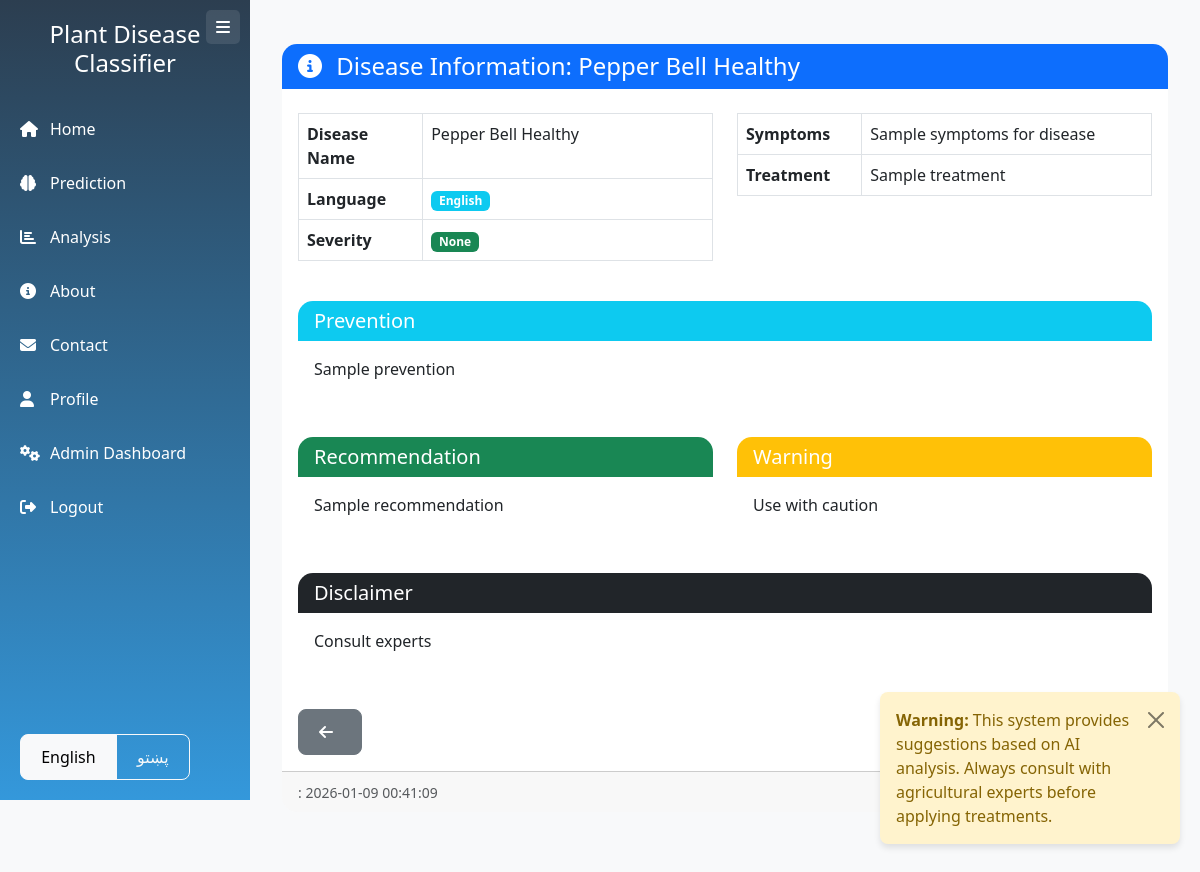
The app's page /admin/disease/view/1/en (signed in) with its own data.
### app.py (models this page shows)
class DiseaseInfo(db.Model):
    id = db.Column(db.Integer, primary_key=True)
    disease_id = db.Column(db.Integer, nullable=False)
    language = db.Column(db.String(10), default='en')
    severity = db.Column(db.String(20))
    symptoms = db.Column(db.Text)
    treatment = db.Column(db.Text)
    prevention = db.Column(db.Text)
    recommendation = db.Column(db.Text)
    warning = db.Column(db.Text)
    disclaimer = db.Column(db.Text)
    updated_at = db.Column(db.DateTime, default=datetime.utcnow, onupdate=datetime.utcnow)
    updated_by = db.Column(db.Integer, db.ForeignKey('user.id'))

### app.py (the view)
@app.route('/admin/disease/view/<int:disease_id>/<language>')
@login_required
def view_disease(disease_id, language):
    if current_user.role != 'admin':
        flash('Access denied', 'error')
        return redirect(url_for('index'))
    lang = session.get('lang', 'en')
    direction = 'rtl' if lang == 'ps' else 'ltr'
    disease = DiseaseInfo.query.filter_by(disease_id=disease_id, language=language).first()
    if not disease:
        flash('Disease not found', 'error')
        return redirect(url_for('manage_diseases'))
    return render_template('view_disease.html',
                           lang=lang,
                           direction=direction,
                           t=translations[lang],
                           disease=disease,
                           disease_name=class_names[language][disease_id] if disease_id < len(
                               class_names[language]) else f'Disease {disease_id}')

### app.py (called while the page is built)
@login_manager.user_loader
def load_user(user_id):
    return User.query.get(int(user_id))

def get_severity_color(severity):
    colors = {
        'None': 'success',
        'Low': 'info',
        'Medium': 'warning',
        'High': 'danger',
        'Critical': 'dark',
        'هیڅ': 'success',
        'کم': 'info',
        'منځنی': 'warning',
        'لوړ': 'danger',
        'حساس': 'dark'
    }
    return colors.get(severity, 'secondary')

@app.context_processor
def inject_globals():
    lang = session.get('lang', 'en')
    direction = 'rtl' if lang == 'ps' else 'ltr'
    return dict(
        lang=lang,
        direction=direction,
        t=translations[lang],
        class_names=class_names,
        current_user=current_user,
        get_severity_color=get_severity_color,
        get_view_functions=get_view_functions,
        get_disease_info=get_disease_info,
        datetime=datetime,  # Add this line
        now=datetime.now
    )

### templates/view_disease.html (shortened to what this page needs)
{% extends "base.html" %}
{% block content %}
<div class="container-fluid py-4">
    <div class="row mb-4">
        <div class="col-12">
            <div class="card">
                <div class="card-header bg-primary text-white">
                    <h4 class="mb-0">
                        <i class="fas fa-info-circle me-2"></i>
                        {{ t.disease_info }}: {{ disease_name }}
                    </h4>
                </div>
                <div class="card-body">
                    <div class="row">
                        <div class="col-md-6">
                            <table class="table table-bordered">
                                <tr>
                                    <th style="width: 30%">{{ t.disease_name }}</th>
                                    <td>{{ disease_name }}</td>
                                </tr>
                                <tr>
                                    <th>{{ t.language }}</th>
                                    <td>
                                        {% if disease.language == 'en' %}
                                            <span class="badge bg-info">{{ t.english }}</span>
                                        {% else %}
                                            <span class="badge bg-warning">{{ t.pashto }}</span>
                                        {% endif %}
                                    </td>
                                </tr>
                                <tr>
                                    <th>{{ t.severity }}</th>
                                    <td>
                                        <span class="badge bg-{{ get_severity_color(disease.severity) }}">
                                            {{ disease.severity }}
                                        </span>
                                    </td>
                                </tr>
                            </table>
                        </div>
                        <div class="col-md-6">
                            <table class="table table-bordered">
                                <tr>
                                    <th style="width: 30%">{{ t.symptoms }}</th>
                                    <td>{{ disease.symptoms }}</td>
                                </tr>
                                <tr>
                                    <th>{{ t.treatment }}</th>
                                    <td>{{ disease.treatment }}</td>
                                </tr>
                            </table>
                        </div>
                    </div>
                    <div class="row mt-4">
                        <div class="col-12">
                            <div class="card">
                                <div class="card-header bg-info text-white">
                                    <h5 class="mb-0">{{ t.prevention }}</h5>
                                </div>
                                <div class="card-body">
                                    <p>{{ disease.prevention }}</p>
                                </div>
                            </div>
                        </div>
                    </div>
                    <div class="row mt-4">
                        <div class="col-md-6">
                            <div class="card">
                                <div class="card-header bg-success text-white">
                                    <h5 class="mb-0">{{ t.recommendation }}</h5>
                                </div>
                                <div class="card-body">
                                    <p>{{ disease.recommendation }}</p>
                                </div>
                            </div>
                        </div>
                        <div class="col-md-6">
                            <div class="card">
                                <div class="card-header bg-warning text-white">
                                    <h5 class="mb-0">{{ t.warning }}</h5>
                                </div>
                                <div class="card-body">
                                    <p>{{ disease.warning }}</p>
                                </div>
                            </div>
                        </div>
                    </div>
                    <div class="row mt-4">
                        <div class="col-12">
                            <div class="card">
                                <div class="card-header bg-dark text-white">
                                    <h5 class="mb-0">{{ t.disclaimer }}</h5>
                                </div>
                                <div class="card-body">
                                    <p>{{ disease.disclaimer }}</p>
                                </div>
                            </div>
                        </div>
                    </div>
                    <div class="row mt-4">
                        <div class="col-12">
                            <div class="d-flex justify-content-between">
                                <a href="{{ url_for('manage_diseases') }}" class="btn btn-secondary">
                                    <i class="fas fa-arrow-left me-2"></i>
                                </a>
                                <div>
                                    <a href="{{ url_for('edit_disease', disease_id=disease.disease_id, language=disease.language) }}"
                                       class="btn btn-warning">
                                    </a>
                                    <button onclick="deleteDisease({{ disease.id }})" class="btn btn-danger">
                                    </button>
                                </div>
                            </div>
                        </div>
                    </div>
                </div>
                <div class="card-footer text-muted">
                    <small>
                        {{ t.last_updated }}: {{ disease.updated_at.strftime('%Y-%m-%d %H:%M:%S') if disease.updated_at else t.not_available }}
                    </small>
                </div>
            </div>
        </div>
    </div>
</div>
{% endblock %}

### static/css/style.css (style rules this page uses)
:root { --primary-color: #3498db; --secondary-color: #2c3e50; --success-color: #2ecc71; --warning-color: #f39c12; --danger-color: #e74c3c; --light-color: #ecf0f1; --dark-color: #34495e; }
body { font-family: 'Segoe UI', Tahoma, Geneva, Verdana, sans-serif; background-color: #f8f9fa; color: #333; }
.card { border: none; border-radius: 15px; overflow: hidden; transition: transform 0.3s, box-shadow 0.3s; }
.card-header { border-bottom: none; font-weight: 600; }
.btn { border-radius: 8px; padding: 10px 20px; font-weight: 500; transition: all 0.3s; }

### records on screen
DiseaseInfo: severity "None", symptoms "Sample symptoms for disease", treatment "Sample treatment", prevention "Sample prevention", recommendation "Sample recommendation", warning "Use with caution", disclaimer "Consult experts", updated_at "2026-01-09 00:41:09"

### other values on screen
{{ t.app_name }} "Plant Disease Classifier"
{{ t.home }} "Home"
{{ t.prediction }} "Prediction"
{{ t.analysis }} "Analysis"
{{ t.about }} "About"
{{ t.contact }} "Contact"
{{ t.profile }} "Profile"
{{ t.admin_dashboard }} "Admin Dashboard"
{{ t.logout }} "Logout"
{{ t.disease_info }} "Disease Information"
{{ disease_name }} "Pepper Bell Healthy"
{{ t.disease_name }} "Disease Name"
{{ t.language }} "Language"
{{ t.english }} "English"
{{ t.severity }} "Severity"
